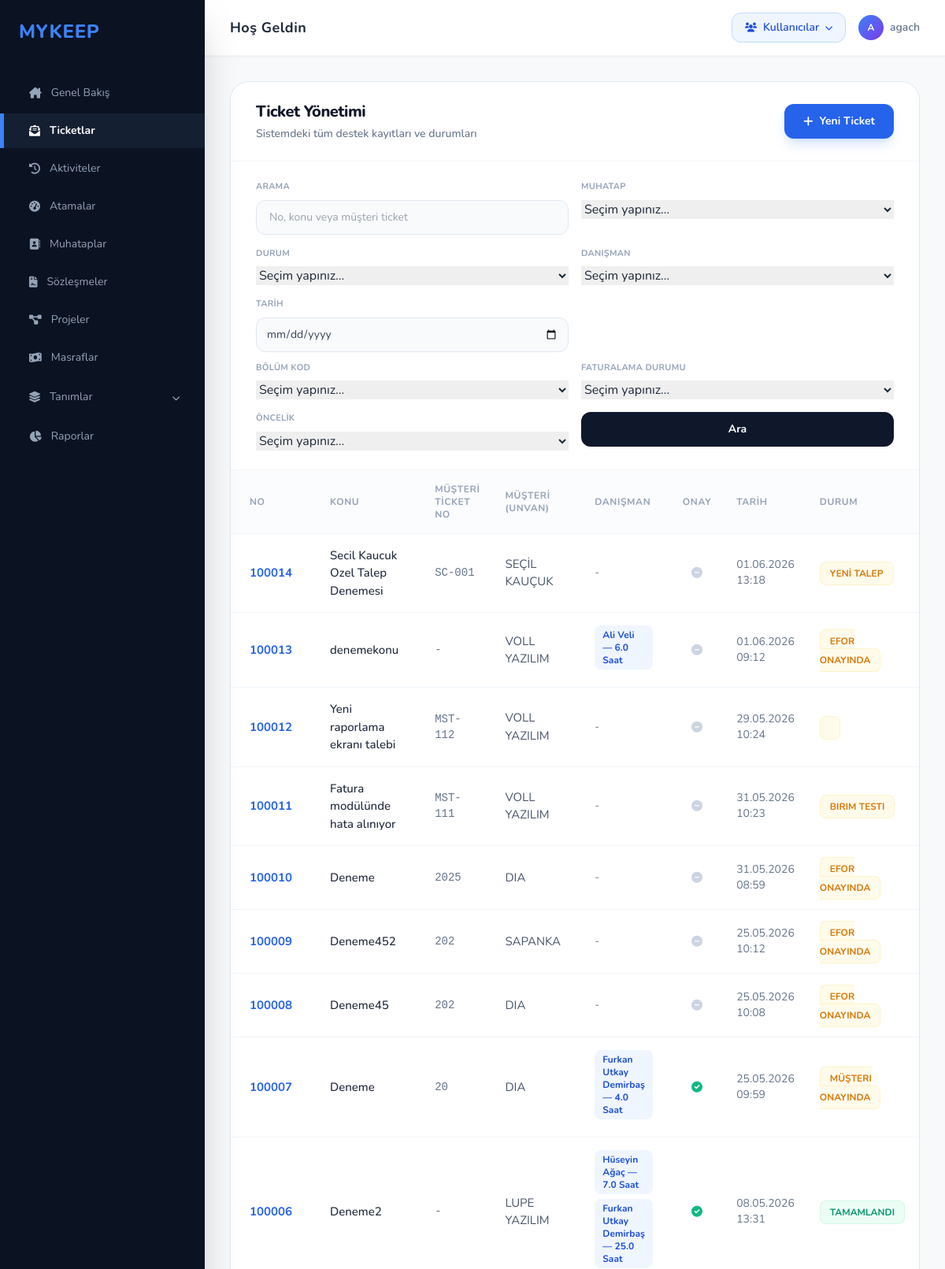
The page /ticketlar/ (signed in, upper part) on the database as committed earlier.
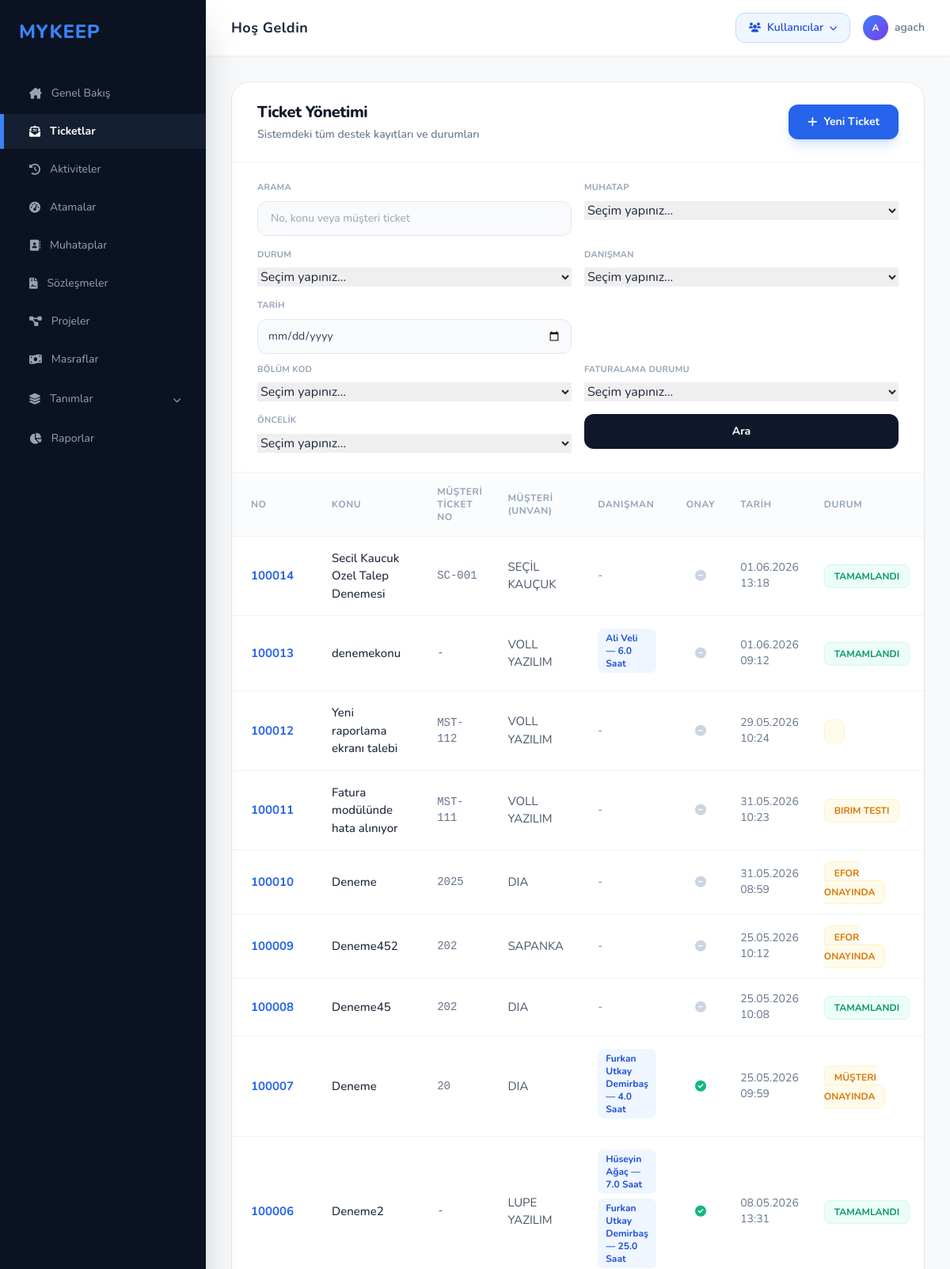
The same page on the database as committed later.
### ticket/models.py (models this page shows, shortened)
class ticket(models.Model):
    ticketno = models.IntegerField(primary_key=True, unique=True, blank=True)
    konu: models.CharField= models.CharField(max_length=100)
    unvan = models.ForeignKey("muhatap.muhatap", to_field="unvan", on_delete=models.CASCADE, null=True)
    sozlesmeno = models.ForeignKey("sozlesme.sozlesmeler", to_field="sozlesmeno", on_delete=models.CASCADE, null=True)
    bolumkod = models.ForeignKey("modul.bolum", to_field="kod", on_delete=models.CASCADE, null=True)
    destekturu = models.ForeignKey("destekturu.destektur", to_field="definition", on_delete=models.PROTECT, null=True)
    taleptarih = models.DateTimeField(default=timezone.now)
    termintarih = models.DateTimeField(null=True, blank=True)
    oncelikkod = models.ForeignKey("destekturu.oncelik", to_field="kod", on_delete=models.CASCADE, null=True)
    aciklama = models.TextField(null=True, blank=True)
    durumtanim = models.ForeignKey("statu", to_field="durumtanim", on_delete=models.CASCADE, null=True)
    faturadurum = models.ForeignKey("faturalama", to_field="faturadurum", on_delete=models.CASCADE, null=True)
    danisman = models.ManyToManyField("modul.danisman", blank=True, related_name="ticket_danismanlar")
    efor = models.FloatField(null=True, blank=True)
    onay = models.BooleanField(default=False)
    musteri_ticket_no = models.CharField(max_length=50, null=True, blank=True, verbose_name="Müşteri Ticket No")

class statu(models.Model):
    durumtanim = models.CharField(max_length=70, null=True, unique=True)

### muhatap/models.py (models this page shows, shortened)
class muhatap(models.Model):
    unvan = models.CharField(max_length=100,unique=True)
    vkn = models.CharField(max_length=11)
    adres = models.TextField()
    telefon =models.CharField(max_length=10, null=True)
    grupkod = models.ForeignKey("hesapgrubu", to_field="grupkod", on_delete=models.CASCADE ,null=True)
    slug = models.SlugField(max_length=100,unique=True,null=True)
    aktif = models.BooleanField(default=False,null=True)

### ticket/views.py (the view, shortened to what this page needs)
# urls.py: path('ticketlar/', ticket_views.ticket_listesi, name='ticket_listesi'),
def ticket_listesi(request):
    tum_ticketlar = ticket.objects.select_related(
        "unvan", "durumtanim", "faturadurum", "bolumkod", "oncelikkod"
    ).prefetch_related("danisman").all().order_by('-ticketno')
    arama = request.GET.get("arama", "").strip()
    muhatap_secimi = request.GET.get("muhatap", "").strip() or request.GET.get("unvan", "").strip()
    durum = request.GET.get("durum", "").strip()
    durum_grubu = request.GET.get("durum_grubu", "").strip()
    danisman = request.GET.get("danisman", "").strip()
    tarih = request.GET.get("tarih", "").strip()
    bolum = request.GET.get("bolum", "").strip()
    faturalama = request.GET.get("faturalama", "").strip()
    oncelik = request.GET.get("oncelik", "").strip()
    if arama:
        tum_ticketlar = tum_ticketlar.filter(
            Q(ticketno__icontains=arama)
            | Q(konu__icontains=arama)
            | Q(musteri_ticket_no__icontains=arama)
        )
    if muhatap_secimi:
        tum_ticketlar = tum_ticketlar.filter(unvan_id=muhatap_secimi)
    if durum:
        tum_ticketlar = tum_ticketlar.filter(durumtanim_id=durum)
    elif durum_grubu == "bekleyen":
        tum_ticketlar = tum_ticketlar.exclude(durumtanim__durumtanim="Tamamlandı")
    elif durum_grubu == "cozulen":
        tum_ticketlar = tum_ticketlar.filter(durumtanim__durumtanim="Tamamlandı")
    if danisman:
        tum_ticketlar = tum_ticketlar.filter(danisman__username=danisman)
    if tarih:
        tum_ticketlar = tum_ticketlar.filter(taleptarih__date=tarih)
    if bolum:
        tum_ticketlar = tum_ticketlar.filter(bolumkod_id=bolum)
    if faturalama:
        tum_ticketlar = tum_ticketlar.filter(faturadurum_id=faturalama)
    if oncelik:
        tum_ticketlar = tum_ticketlar.filter(oncelikkod_id=oncelik)
    tum_ticketlar_list = list(tum_ticketlar)
    for t in tum_ticketlar_list:
        danisman_eforlari = {}
        for a in t.atama_set.all():
            if a.danisman:
                isim = a.danisman.isim or a.danisman.username
                danisman_eforlari[isim] = danisman_eforlari.get(isim, 0) + (a.efor or 0)
        t.danisman_efor_list = [f"{isim} — {efor} Saat" for isim, efor in danisman_eforlari.items()]
    filtre_ticketlar = ticket.objects.select_related("unvan").all()
    context = {
        'ticketlar': tum_ticketlar_list,
        'arama': arama,
        'secili_muhatap': muhatap_secimi,
        'secili_durum': durum,
        'secili_durum_grubu': durum_grubu,
        'secili_danisman': danisman,
        'tarih': tarih,
        'secili_bolum': bolum,
        'secili_faturalama': faturalama,
        'secili_oncelik': oncelik,
        'durumlar': ticket._meta.get_field("durumtanim").remote_field.model.objects.order_by("durumtanim"),
        'faturalamalar': ticket._meta.get_field("faturadurum").remote_field.model.objects.order_by("faturadurum"),
        'bolumler': ticket._meta.get_field("bolumkod").remote_field.model.objects.order_by("kod"),
        'oncelikler': ticket._meta.get_field("oncelikkod").remote_field.model.objects.order_by("kod"),
        'danismanlar': ticket._meta.get_field("danisman").related_model.objects.order_by("isim"),
        'muhataplar': ticket._meta.get_field("unvan").remote_field.model.objects.filter(ticket__in=filtre_ticketlar).distinct().order_by("unvan"),
    }
    return render(request, 'ticket_listesi.html', context)

### templates/ticket_listesi.html (shortened to what the changed rows need)
{% extends 'base.html' %}
{% block content %}
<div class="bg-white border border-slate-200 rounded-3xl shadow-sm overflow-hidden mb-10">
    <div class="px-8 py-6 border-b border-slate-100 flex justify-between items-center bg-white">
        <div>
            <h2 class="text-xl font-extrabold text-slate-900 tracking-tight">Ticket Yönetimi</h2>
        </div>
    </div>
    <div class="overflow-x-auto">
        <table class="w-full text-left border-collapse">
            <thead>
                <tr class="text-xs uppercase tracking-wider text-slate-400 font-bold border-b border-slate-100 bg-slate-50/50">
                    <th class="px-6 py-4">No</th>
                    <th class="px-6 py-4">Konu</th>
                    <th class="px-4 py-4">Müşteri Ticket No</th>
                    <th class="px-4 py-4">Müşteri (Unvan)</th>
                    <th class="px-4 py-4">Danışman</th>
                    <th class="px-4 py-4 text-center">Onay</th>
                    <th class="px-4 py-4">Tarih</th>
                    <th class="px-4 py-4">Durum</th>
                </tr>
            </thead>
            <tbody class="divide-y divide-slate-100">
                {% for t in ticketlar %}
                <tr class="hover:bg-slate-50 transition group">
                    <td class="px-6 py-4 text-[15px] font-bold">
                        <a href="{% url 'ticket_duzenle' t.pk %}" class="text-blue-600 hover:text-blue-800 hover:underline">{{ t.ticketno }}</a>
                    </td>
                    <td class="px-6 py-4 text-[15px] font-medium">
                        <a href="{% url 'ticket_duzenle' t.pk %}" class="text-slate-800 hover:text-blue-700 hover:underline">{{ t.konu }}</a>
                    </td>
                    <td class="px-4 py-4 text-sm text-slate-500 font-mono">{{ t.musteri_ticket_no|default:"-" }}</td>
                    <td class="px-4 py-4 text-[15px] text-slate-600">
                        {% if t.unvan %}
                            <a href="{% url 'muhatap_duzenle' t.unvan.pk %}" class="hover:text-blue-700 hover:underline">{{ t.unvan.unvan }}</a>
                        {% else %}
                            -
                        {% endif %}
                    </td>
                    <td class="px-4 py-4 text-sm text-slate-500">
                        {% for d in t.danisman_efor_list %}
                            <span class="inline-flex items-center px-2.5 py-1 rounded-lg bg-blue-50 text-blue-700 text-xs font-bold mr-1.5 mb-1.5">{{ d }}</span>
                        {% empty %}
                            -
                        {% endfor %}
                    </td>
                    <td class="px-4 py-4 text-center">
                        {% if t.onay %}
                            <span class="text-emerald-500 text-sm"><i class="fa-solid fa-circle-check"></i></span>
                        {% else %}
                            <span class="text-slate-300 text-sm"><i class="fa-solid fa-circle-minus"></i></span>
                        {% endif %}
                    </td>
                    <td class="px-4 py-4 text-sm text-slate-500">{{ t.taleptarih|date:"d.m.Y H:i" }}</td>
                    <td class="px-4 py-4">
                        {% if t.durumtanim.durumtanim == "Tamamlandı" %}
                            <span class="px-3 py-1.5 bg-emerald-50 text-emerald-600 text-xs font-bold rounded-lg border border-emerald-100" id="status-{{ t.pk }}">TAMAMLANDI</span>
                        {% else %}
                            <span class="px-3 py-1.5 bg-amber-50 text-amber-600 text-xs font-bold rounded-lg border border-amber-100" id="status-{{ t.pk }}">{{ t.durumtanim.durumtanim|upper }}</span>
                        {% endif %}
                    </td>
                </tr>
                {% empty %}
                <tr>
                    <td colspan="10" class="px-6 py-10 text-center text-slate-400 text-sm italic">Henüz bir ticket kaydı bulunmuyor.</td>
                </tr>
                {% endfor %}
            </tbody>
        </table>
    </div>
</div>
{% endblock %}

Rows that differ between the two databases and show on the page:
changed ticket "Secil Kaucuk Ozel Talep Denemesi": durumtanim.durumtanim "YENİ TALEP" → (not shown); now shows "TAMAMLANDI"
changed ticket "denemekonu": durumtanim.durumtanim "EFOR ONAYINDA" → (not shown); now shows "TAMAMLANDI"
changed ticket "Deneme45": durumtanim.durumtanim "EFOR ONAYINDA" → (not shown); now shows "TAMAMLANDI"
